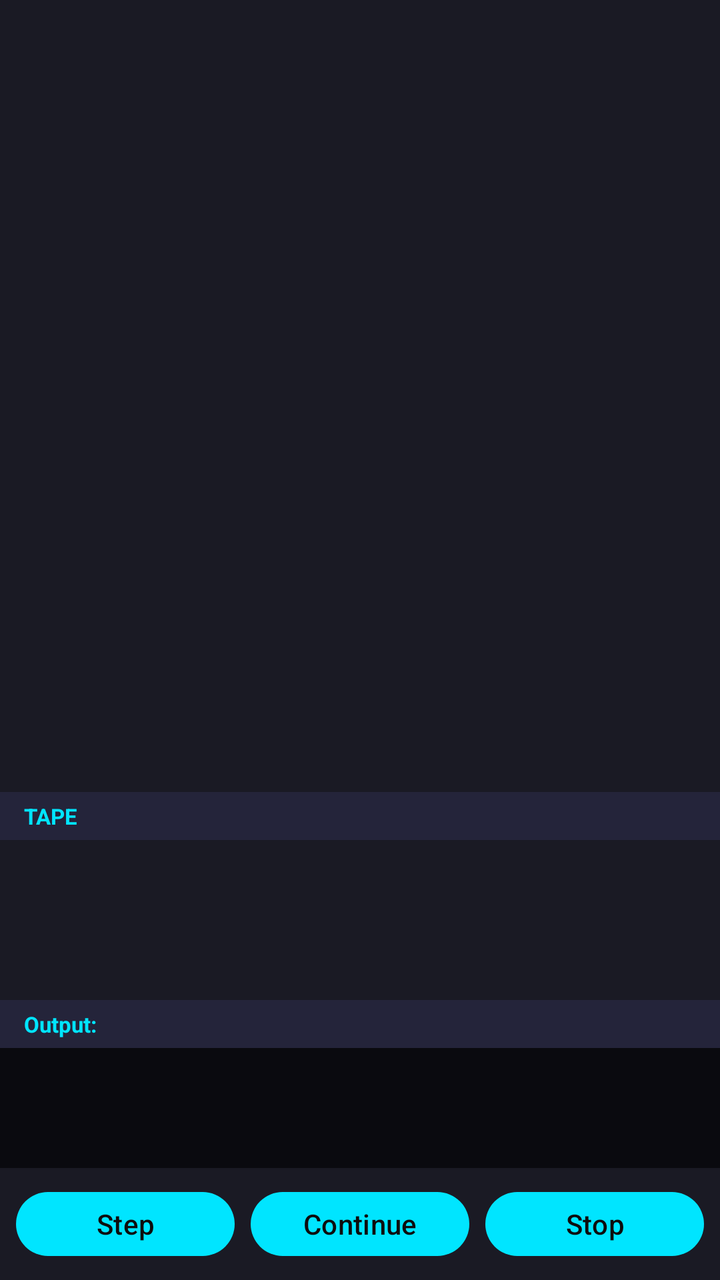
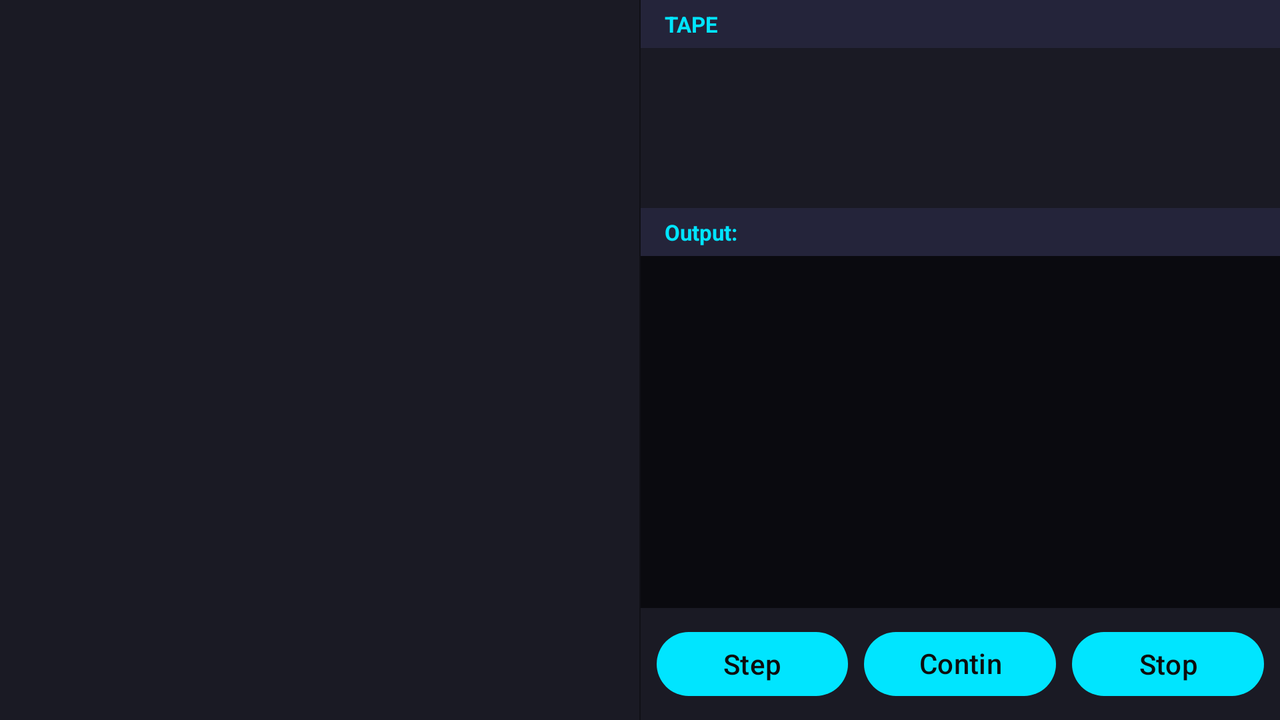

An Android layout and its configuration variant, each rendered on a device that would load it. The default file and the variant file are quoted in full after the pictures.
<!-- AndroidManifest.xml: application theme Theme.Loopra -->
<!-- res/layout/fragment_debug.xml -->
<?xml version="1.0" encoding="utf-8"?>
<androidx.constraintlayout.widget.ConstraintLayout xmlns:android="http://schemas.android.com/apk/res/android"
    xmlns:app="http://schemas.android.com/apk/res-auto"
    xmlns:tools="http://schemas.android.com/tools"
    android:layout_width="match_parent"
    android:layout_height="match_parent"
    android:background="@color/background_dark"
    tools:context=".ui.debug.DebugFragment">

    
    <TextView
        android:id="@+id/text_code_preview"
        android:layout_width="0dp"
        android:layout_height="0dp"
        android:background="@color/surface_dark"
        android:fontFamily="monospace"
        android:padding="12dp"
        android:scrollbars="vertical"
        android:textColor="@color/terminal_text"
        android:textSize="13sp"
        app:layout_constraintBottom_toTopOf="@id/label_tape"
        app:layout_constraintEnd_toEndOf="parent"
        app:layout_constraintStart_toStartOf="parent"
        app:layout_constraintTop_toTopOf="parent" />

    
    <TextView
        android:id="@+id/label_tape"
        android:layout_width="0dp"
        android:layout_height="24dp"
        android:background="@color/surface_variant_dark"
        android:gravity="center_vertical"
        android:paddingHorizontal="12dp"
        android:text="TAPE"
        android:textColor="@color/neon_cyan"
        android:textSize="11sp"
        android:textStyle="bold"
        app:layout_constraintBottom_toTopOf="@id/recycler_tape"
        app:layout_constraintEnd_toEndOf="parent"
        app:layout_constraintStart_toStartOf="parent" />

    
    <androidx.recyclerview.widget.RecyclerView
        android:id="@+id/recycler_tape"
        android:layout_width="0dp"
        android:layout_height="80dp"
        android:background="@color/surface_dark"
        android:orientation="horizontal"
        android:padding="4dp"
        app:layoutManager="androidx.recyclerview.widget.LinearLayoutManager"
        app:layout_constraintBottom_toTopOf="@id/label_output"
        app:layout_constraintEnd_toEndOf="parent"
        app:layout_constraintStart_toStartOf="parent"
        tools:listitem="@layout/item_tape_cell" />

    
    <TextView
        android:id="@+id/label_output"
        android:layout_width="0dp"
        android:layout_height="24dp"
        android:background="@color/surface_variant_dark"
        android:gravity="center_vertical"
        android:paddingHorizontal="12dp"
        android:text="@string/editor_output_label"
        android:textColor="@color/neon_cyan"
        android:textSize="11sp"
        android:textStyle="bold"
        app:layout_constraintBottom_toTopOf="@id/text_output"
        app:layout_constraintEnd_toEndOf="parent"
        app:layout_constraintStart_toStartOf="parent" />

    
    <TextView
        android:id="@+id/text_output"
        android:layout_width="0dp"
        android:layout_height="60dp"
        android:background="@color/terminal_bg"
        android:fontFamily="monospace"
        android:padding="8dp"
        android:scrollbars="vertical"
        android:textColor="@color/terminal_text"
        android:textSize="12sp"
        app:layout_constraintBottom_toTopOf="@id/linear_controls"
        app:layout_constraintEnd_toEndOf="parent"
        app:layout_constraintStart_toStartOf="parent" />

    
    <LinearLayout
        android:id="@+id/linear_controls"
        android:layout_width="0dp"
        android:layout_height="56dp"
        android:background="@color/surface_dark"
        android:gravity="center"
        android:orientation="horizontal"
        android:padding="8dp"
        app:layout_constraintBottom_toBottomOf="parent"
        app:layout_constraintEnd_toEndOf="parent"
        app:layout_constraintStart_toStartOf="parent">

        <Button
            android:id="@+id/button_step"
            style="@style/Widget.Material3.Button"
            android:layout_width="0dp"
            android:layout_height="match_parent"
            android:layout_marginEnd="4dp"
            android:layout_weight="1"
            android:text="@string/action_step" />

        <Button
            android:id="@+id/button_continue"
            style="@style/Widget.Material3.Button"
            android:layout_width="0dp"
            android:layout_height="match_parent"
            android:layout_marginHorizontal="4dp"
            android:layout_weight="1"
            android:text="@string/action_continue" />

        <Button
            android:id="@+id/button_stop"
            style="@style/Widget.Material3.Button"
            android:layout_width="0dp"
            android:layout_height="match_parent"
            android:layout_marginStart="4dp"
            android:layout_weight="1"
            android:text="@string/action_stop" />
    </LinearLayout>
</androidx.constraintlayout.widget.ConstraintLayout>
<!-- resources referenced by this layout -->
<resources>
  <color name="background_dark">#FF121218</color>
  <color name="neon_cyan">#FF00E5FF</color>
  <color name="surface_dark">#FF1A1A24</color>
  <color name="surface_variant_dark">#FF24243A</color>
  <color name="terminal_bg">#FF0A0A0F</color>
  <color name="terminal_text">#FF00FF88</color>
  <string name="action_continue">Continue</string>
  <string name="action_step">Step</string>
  <string name="action_stop">Stop</string>
  <string name="editor_output_label">Output:</string>
  <!-- from res/values-v23/ -->
  <style name="Theme.Loopra" parent="Base.Theme.Loopra">
          
          <item name="android:navigationBarColor">@android:color/transparent</item>
          <item name="android:statusBarColor">@android:color/transparent</item>
          <item name="android:windowLightStatusBar">?attr/isLightTheme</item>
      </style>
  <style name="Base.Theme.Loopra" parent="Theme.Material3.Dark.NoActionBar">
          <item name="colorPrimary">@color/primary</item>
          <item name="colorOnPrimary">@color/black</item>
          <item name="colorPrimaryContainer">@color/surface_variant_dark</item>
          <item name="colorSecondary">@color/secondary</item>
          <item name="colorOnSecondary">@color/black</item>
          <item name="colorError">@color/error</item>
          <item name="colorOnError">@color/white</item>
          <item name="android:colorBackground">@color/background_dark</item>
          <item name="colorSurface">@color/surface_dark</item>
          <item name="colorOnSurface">@color/white</item>
          <item name="android:windowBackground">@color/background_dark</item>
          <item name="android:statusBarColor">@color/background_dark</item>
          <item name="android:navigationBarColor">@color/background_dark</item>
      </style>
  <color name="primary">#FF00E5FF</color>
  <color name="black">#FF0D0D0D</color>
  <color name="secondary">#FFFF00AA</color>
  <color name="error">#FFFF1744</color>
  <color name="white">#FFF5F5F5</color>
</resources>
<!-- res/layout-w600dp/fragment_debug.xml (the repository's variant of the layout above) -->
<!-- drawn on the phone turned sideways -->
<?xml version="1.0" encoding="utf-8"?>
<LinearLayout xmlns:android="http://schemas.android.com/apk/res/android"
    xmlns:app="http://schemas.android.com/apk/res-auto"
    xmlns:tools="http://schemas.android.com/tools"
    android:layout_width="match_parent"
    android:layout_height="match_parent"
    android:background="@color/background_dark"
    android:baselineAligned="false"
    android:divider="@android:drawable/divider_horizontal_bright"
    android:orientation="horizontal"
    android:showDividers="middle"
    tools:context=".ui.debug.DebugFragment">

    <TextView
        android:id="@+id/text_code_preview"
        android:layout_width="0dp"
        android:layout_height="match_parent"
        android:layout_weight="1"
        android:background="@color/surface_dark"
        android:fontFamily="monospace"
        android:padding="12dp"
        android:scrollbars="vertical"
        android:textColor="@color/terminal_text"
        android:textSize="13sp" />

    <LinearLayout
        android:layout_width="0dp"
        android:layout_height="match_parent"
        android:layout_weight="1"
        android:orientation="vertical">

        <TextView
            android:id="@+id/label_tape"
            android:layout_width="match_parent"
            android:layout_height="24dp"
            android:background="@color/surface_variant_dark"
            android:gravity="center_vertical"
            android:paddingHorizontal="12dp"
            android:text="TAPE"
            android:textColor="@color/neon_cyan"
            android:textSize="11sp"
            android:textStyle="bold" />

        <androidx.recyclerview.widget.RecyclerView
            android:id="@+id/recycler_tape"
            android:layout_width="match_parent"
            android:layout_height="80dp"
            android:background="@color/surface_dark"
            android:orientation="horizontal"
            android:padding="4dp"
            app:layoutManager="androidx.recyclerview.widget.LinearLayoutManager" />

        <TextView
            android:id="@+id/label_output"
            android:layout_width="match_parent"
            android:layout_height="24dp"
            android:background="@color/surface_variant_dark"
            android:gravity="center_vertical"
            android:paddingHorizontal="12dp"
            android:text="@string/editor_output_label"
            android:textColor="@color/neon_cyan"
            android:textSize="11sp"
            android:textStyle="bold" />

        <TextView
            android:id="@+id/text_output"
            android:layout_width="match_parent"
            android:layout_height="0dp"
            android:layout_weight="1"
            android:background="@color/terminal_bg"
            android:fontFamily="monospace"
            android:padding="8dp"
            android:scrollbars="vertical"
            android:textColor="@color/terminal_text"
            android:textSize="12sp" />

        <LinearLayout
            android:id="@+id/linear_controls"
            android:layout_width="match_parent"
            android:layout_height="56dp"
            android:background="@color/surface_dark"
            android:gravity="center"
            android:orientation="horizontal"
            android:padding="8dp">

            <Button
                android:id="@+id/button_step"
                style="@style/Widget.Material3.Button"
                android:layout_width="0dp"
                android:layout_height="match_parent"
                android:layout_marginEnd="4dp"
                android:layout_weight="1"
                android:text="@string/action_step" />

            <Button
                android:id="@+id/button_continue"
                style="@style/Widget.Material3.Button"
                android:layout_width="0dp"
                android:layout_height="match_parent"
                android:layout_marginHorizontal="4dp"
                android:layout_weight="1"
                android:text="@string/action_continue" />

            <Button
                android:id="@+id/button_stop"
                style="@style/Widget.Material3.Button"
                android:layout_width="0dp"
                android:layout_height="match_parent"
                android:layout_marginStart="4dp"
                android:layout_weight="1"
                android:text="@string/action_stop" />
        </LinearLayout>
    </LinearLayout>
</LinearLayout>
